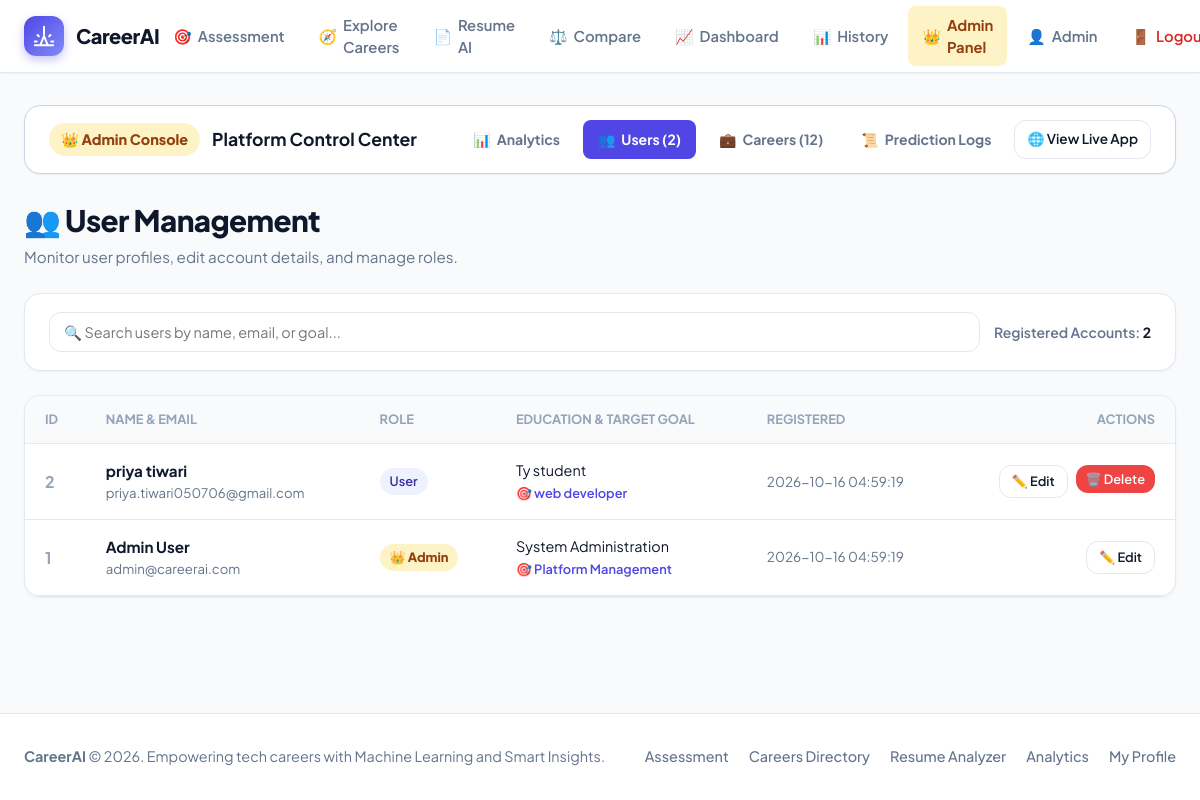
Page /admin/users (signed in) on the committed database.
### tables this page shows
CREATE TABLE users (
        id INTEGER PRIMARY KEY AUTOINCREMENT,
        name TEXT NOT NULL,
        email TEXT UNIQUE NOT NULL,
        password_hash TEXT NOT NULL,
        role TEXT DEFAULT 'user',
        education TEXT DEFAULT '',
        skills TEXT DEFAULT '',
        languages TEXT DEFAULT '',
        career_goal TEXT DEFAULT '',
        about TEXT DEFAULT '',
        created_at TIMESTAMP DEFAULT CURRENT_TIMESTAMP
    );

### app.py (the view)
@app.route("/admin/users")
@admin_required
def admin_users():
    connection = sqlite3.connect(DATABASE)
    connection.row_factory = sqlite3.Row
    try:
        cursor = connection.cursor()
        cursor.execute("SELECT * FROM users ORDER BY id DESC")
        users = cursor.fetchall()
        cursor.execute("SELECT COUNT(*) FROM users")
        total_users = cursor.fetchone()[0]
        cursor.execute("SELECT COUNT(*) FROM careers")
        total_careers = cursor.fetchone()[0]
        stats = {"total_users": total_users, "total_careers": total_careers}
    finally:
        connection.close()
    return render_template("admin/users.html", users=users, stats=stats)

### app.py (called while the page is built)
@app.context_processor
def inject_current_user():
    user_id = session.get("user_id")
    user_name = session.get("user_name")
    user_email = session.get("user_email")
    role = session.get("role", "user")
    return {
        "current_user": {
            "id": user_id,
            "name": user_name,
            "email": user_email,
            "role": role,
            "is_authenticated": bool(user_id),
            "is_admin": (role == "admin")
        }
    }

def admin_required(view_func):
    @wraps(view_func)
    def decorated_view(*args, **kwargs):
        if not session.get("user_id"):
            flash("Please sign in with administrator credentials.", "warning")
            return redirect(url_for("login", next=request.path))
        if session.get("role") != "admin":
            flash("Access denied. Administrator privileges are required to view this panel.", "error")
            return redirect(url_for("home"))
        return view_func(*args, **kwargs)
    return decorated_view

### templates/admin/users.html (shortened to what this page needs)
{% extends "admin/base_admin.html" %}
{% block admin_content %}
<div class="breadcrumb-bar">
    <div>
        <h1 style="font-size: 1.85rem; font-weight: 800; color: var(--text-main); letter-spacing: -0.02em;">👥 User Management</h1>
        <p style="color: var(--text-muted); font-size: 0.95rem; margin-top: 4px;">Monitor user profiles, edit account details, and manage roles.</p>
    </div>
</div>
<div class="card" style="margin-bottom: 24px; padding: 18px 24px; display: flex; justify-content: space-between; align-items: center; flex-wrap: wrap; gap: 14px;">
    <div style="flex: 1; min-width: 250px;">
        <input type="text" id="userSearch" placeholder="🔍 Search users by name, email, or goal..."
               style="width: 100%; padding: 10px 14px; border: 1px solid var(--border); border-radius: var(--radius-md); font-size: 0.9rem; outline: none;">
    </div>
    <div style="font-size: 0.875rem; color: var(--text-muted); font-weight: 600;">
        Registered Accounts: <strong style="color: var(--text-main);">{{ users|length }}</strong>
    </div>
</div>
<div class="card" style="padding: 0; overflow-x: auto;">
    <table style="width: 100%; border-collapse: collapse; text-align: left; min-width: 850px;">
        <thead>
            <tr style="background: var(--bg-main); border-bottom: 1px solid var(--border); font-size: 0.8rem; font-weight: 700; color: var(--text-light); text-transform: uppercase;">
                <th style="padding: 14px 20px;">ID</th>
                <th style="padding: 14px 20px;">Name & Email</th>
                <th style="padding: 14px 20px;">Role</th>
                <th style="padding: 14px 20px;">Education & Target Goal</th>
                <th style="padding: 14px 20px;">Registered</th>
                <th style="padding: 14px 20px; text-align: right;">Actions</th>
            </tr>
        </thead>
        <tbody>
            {% for u in users %}
            <tr style="border-bottom: 1px solid var(--border);" class="user-row">
                <td style="padding: 16px 20px; font-weight: 700; color: var(--text-light);">{{ u['id'] }}</td>
                <td style="padding: 16px 20px;">
                    <div style="font-weight: 700; color: var(--text-main); font-size: 0.95rem;">{{ u['name'] }}</div>
                    <div style="font-size: 0.825rem; color: var(--text-muted);">{{ u['email'] }}</div>
                </td>
                <td style="padding: 16px 20px;">
                    {% if u['role'] == 'admin' %}
                    <span class="badge" style="background: #fef3c7; color: #92400e; font-weight: 800;">👑 Admin</span>
                    {% else %}
                    <span class="badge">User</span>
                    {% endif %}
                </td>
                <td style="padding: 16px 20px;">
                    <div style="font-size: 0.9rem; color: var(--text-main);">{{ u['education'] or 'Not specified' }}</div>
                    {% if u['career_goal'] %}
                    <div style="font-size: 0.8rem; color: var(--primary); font-weight: 600; margin-top: 2px;">
                        🎯 {{ u['career_goal'] }}
                    </div>
                    {% endif %}
                </td>
                <td style="padding: 16px 20px; font-size: 0.85rem; color: var(--text-muted); white-space: nowrap;">
                    {{ u['created_at'] }}
                </td>
                <td style="padding: 16px 20px; text-align: right; white-space: nowrap;">
                    <div style="display: flex; gap: 8px; justify-content: flex-end;">
                        <a href="/admin/users/{{ u['id'] }}/edit" class="btn btn-secondary" style="font-size: 0.8rem; padding: 6px 12px;">
                            ✏️ Edit
                        </a>
                        {% if u['id'] != session.get('user_id') %}
                        <form action="/admin/users/{{ u['id'] }}/delete" method="POST" onsubmit="return confirm('Are you sure you want to delete this user? All their assessments will also be detached.');">
                            <button type="submit" class="btn btn-danger" style="font-size: 0.8rem; padding: 6px 10px;">
                                🗑️ Delete
                            </button>
                        </form>
                        {% endif %}
                    </div>
                </td>
            </tr>
            {% endfor %}
        </tbody>
    </table>
</div>
{% endblock %}

### templates/base.html (shortened to what this page needs)
<!DOCTYPE html>
<html lang="en">
<head>
</head>
<body>
    <nav class="navbar">
        <div class="nav-container">
            <a href="/" class="nav-brand">
                <div class="nav-brand-icon">
                </div>
                <span>CareerAI</span>
            </a>
            <div class="nav-links" id="navLinks">
                <a href="/" class="nav-item {% if request.path == '/' %}active{% endif %}">
                    <span>🎯</span> Assessment
                </a>
                <a href="/careers" class="nav-item {% if request.path == '/careers' %}active{% endif %}">
                    <span>🧭</span> Explore Careers
                </a>
                <a href="/resume" class="nav-item {% if '/resume' in request.path %}active{% endif %}">
                    <span>📄</span> Resume AI
                </a>
                <a href="/compare" class="nav-item {% if request.path == '/compare' %}active{% endif %}">
                    <span>⚖️</span> Compare
                </a>
                <a href="/dashboard" class="nav-item {% if request.path == '/dashboard' %}active{% endif %}">
                    <span>📈</span> Dashboard
                </a>
                <a href="/history" class="nav-item {% if request.path == '/history' %}active{% endif %}">
                    <span>📊</span> History
                </a>
                {% if current_user.is_admin %}
                <a href="/admin" class="nav-item {% if '/admin' in request.path %}active{% endif %}" style="background: #fef3c7; color: #92400e; font-weight: 700;">
                    <span>👑</span> Admin Panel
                </a>
                {% endif %}
                {% if current_user.is_authenticated %}
                <a href="/profile" class="nav-item {% if '/profile' in request.path %}active{% endif %}">
                    <span>👤</span> {{ current_user.name.split(' ')[0] if current_user.name else 'Profile' }}
                </a>
                <a href="/logout" class="nav-item" style="color: #dc2626;" title="Sign Out">
                    <span>🚪</span> Logout
                </a>
                {% endif %}
            </div>
        </div>
    </nav>
    <main class="main-content">
        {% block content %}{% endblock %}
    </main>
    <footer class="footer">
        <div class="footer-content">
            <div>
                <strong>CareerAI</strong> &copy; 2026. Empowering tech careers with Machine Learning and Smart Insights.
            </div>
            <div class="footer-links">
                <a href="/">Assessment</a>
                <a href="/careers">Careers Directory</a>
                <a href="/resume">Resume Analyzer</a>
                <a href="/dashboard">Analytics</a>
                <a href="/profile">My Profile</a>
            </div>
        </div>
    </footer>
</body>
</html>

### templates/base.html (style rules this page uses)
:root { --primary: #4f46e5; --primary-hover: #4338ca; --primary-light: #eef2ff; --primary-text: #3730a3; --secondary: #0ea5e9; --secondary-light: #f0f9ff; --success: #10b981; --success-light: #ecfdf5; --success-text: #065f46; --warning: #f59e0b; --warning-light: #fffbeb; --danger: #ef4444; --danger-light: #fef2f2; --bg-main: #f8fafc; --bg-card: #ffffff; --text-main: #0f172a; --text-muted: #64748b; --text-light: #94a3b8; --border: #e2e8f0; --border-hover: #cbd5e1; --shadow-sm: 0 1px 2px 0 rgba(0, 0, 0, 0.05); --shadow-md: 0 4px 6px -1px rgba(0, 0, 0, 0.08), 0 2px 4px -2px rgba(0, 0, 0, 0.04); --shadow-lg: 0 10px 15px -3px rgba(0, 0, 0, 0.08), 0 4px 6px -4px rgba(0, 0, 0, 0.04); --shadow-xl: 0 20px 25px -5px rgba(0, 0, 0, 0.08), 0 8px 10px -6px rgba(0, 0, 0, 0.04); --radius-sm: 8px; --radius-md: 12px; --radius-lg: 16px; --radius-xl: 24px; }
* { box-sizing: border-box; margin: 0; padding: 0; font-family: 'Plus Jakarta Sans', 'Inter', -apple-system, BlinkMacSystemFont, 'Segoe UI', Roboto, sans-serif; }
body { background-color: var(--bg-main); color: var(--text-main); min-height: 100vh; display: flex; flex-direction: column; line-height: 1.5; -webkit-font-smoothing: antialiased; }
.navbar { background: rgba(255, 255, 255, 0.95); backdrop-filter: blur(12px); -webkit-backdrop-filter: blur(12px); border-bottom: 1px solid var(--border); position: sticky; top: 0; z-index: 1000; box-shadow: var(--shadow-sm); }
.nav-container { max-width: 1200px; margin: 0 auto; padding: 0 24px; height: 72px; display: flex; align-items: center; justify-content: space-between; }
.nav-brand { display: flex; align-items: center; gap: 12px; text-decoration: none; color: var(--text-main); font-weight: 800; font-size: 1.25rem; letter-spacing: -0.025em; }
.nav-brand-icon { width: 40px; height: 40px; background: linear-gradient(135deg, var(--primary), #818cf8); border-radius: var(--radius-md); display: flex; align-items: center; justify-content: center; color: white; box-shadow: 0 4px 10px rgba(79, 70, 229, 0.3); }
.nav-links { display: flex; align-items: center; gap: 6px; }
.nav-item { text-decoration: none; color: var(--text-muted); font-size: 0.925rem; font-weight: 600; padding: 8px 14px; border-radius: var(--radius-sm); transition: all 0.2s ease; display: flex; align-items: center; gap: 6px; }
.nav-item.active { color: var(--primary); background: var(--primary-light); font-weight: 700; }
.main-content { flex: 1; width: 100%; max-width: 1200px; margin: 0 auto; padding: 32px 24px 64px; }
.card { background: var(--bg-card); border: 1px solid var(--border); border-radius: var(--radius-lg); padding: 28px; box-shadow: var(--shadow-sm); transition: all 0.25s ease; }
.btn { display: inline-flex; align-items: center; justify-content: center; gap: 8px; padding: 10px 20px; font-size: 0.95rem; font-weight: 600; border-radius: var(--radius-md); text-decoration: none; border: none; cursor: pointer; transition: all 0.2s ease; }
.btn-secondary { background: white; color: var(--text-main); border: 1px solid var(--border); }
.btn-danger { background: var(--danger); color: white; }
.badge { display: inline-flex; align-items: center; gap: 6px; padding: 4px 10px; font-size: 0.8rem; font-weight: 600; border-radius: 9999px; background: var(--primary-light); color: var(--primary-text); }
.breadcrumb-bar { display: flex; align-items: center; justify-content: space-between; margin-bottom: 24px; }
.footer { background: white; border-top: 1px solid var(--border); padding: 32px 24px; margin-top: auto; }
.footer-content { max-width: 1200px; margin: 0 auto; display: flex; align-items: center; justify-content: space-between; flex-wrap: wrap; gap: 16px; color: var(--text-muted); font-size: 0.9rem; }
.footer-links { display: flex; gap: 20px; }
.footer-links a { color: var(--text-muted); text-decoration: none; font-weight: 500; transition: color 0.2s ease; }

### rows in the picture
users: name "Admin", id "1", name "Admin User", email "admin@careerai.com", shows "👑 Admin", education "System Administration", career_goal "Platform Management", created_at "2026-10-16 04:59:19"
users: id "2", name "priya tiwari", email "priya.tiwari050706@gmail.com", role "User", education "Ty student", career_goal "web developer", created_at "2026-10-16 04:59:19"

### other values in the picture
{{ stats.total_users if stats else '' }} "2"
{{ stats.total_careers if stats else '' }} "12"
{{ users|length }} "2"
